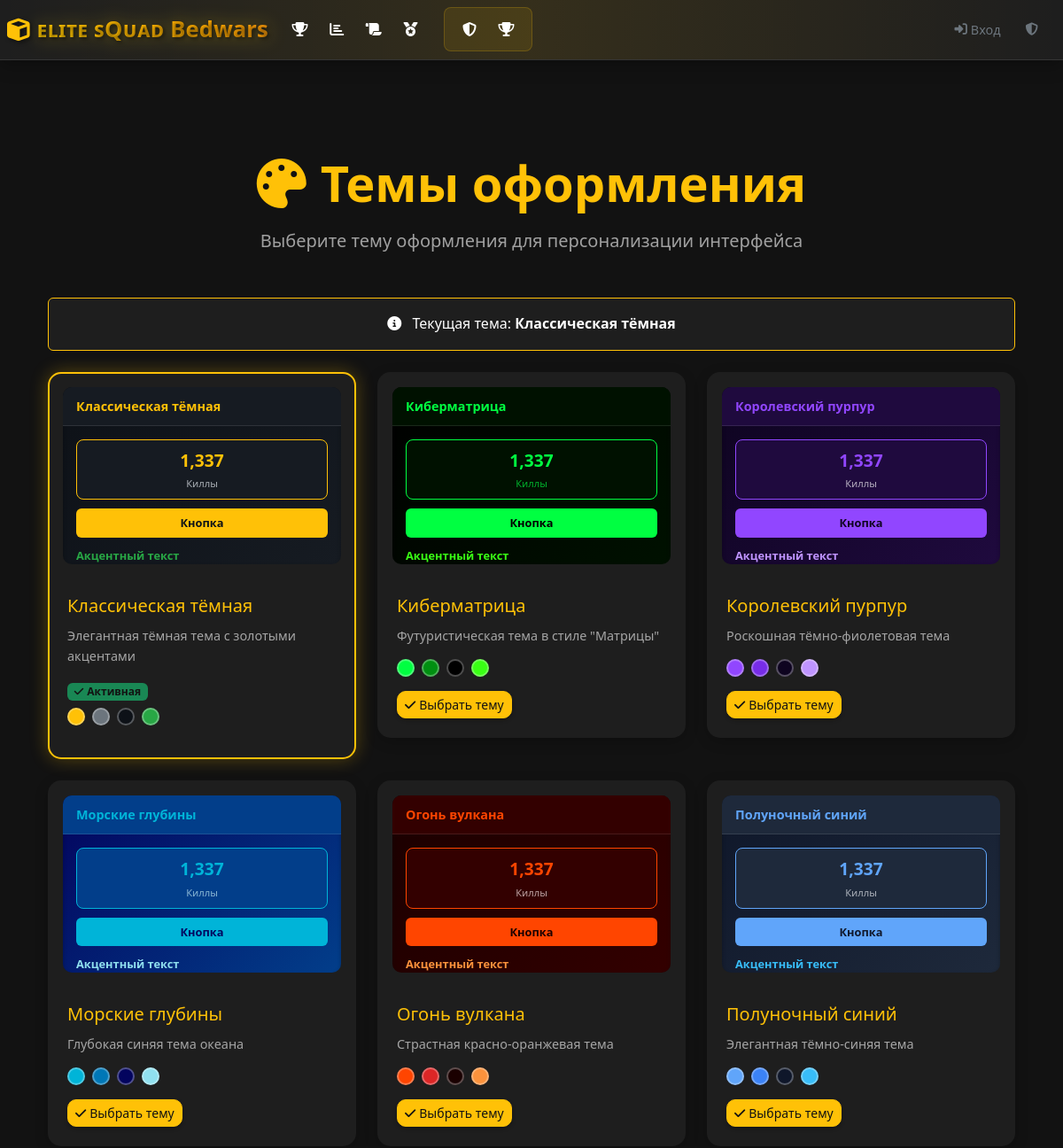
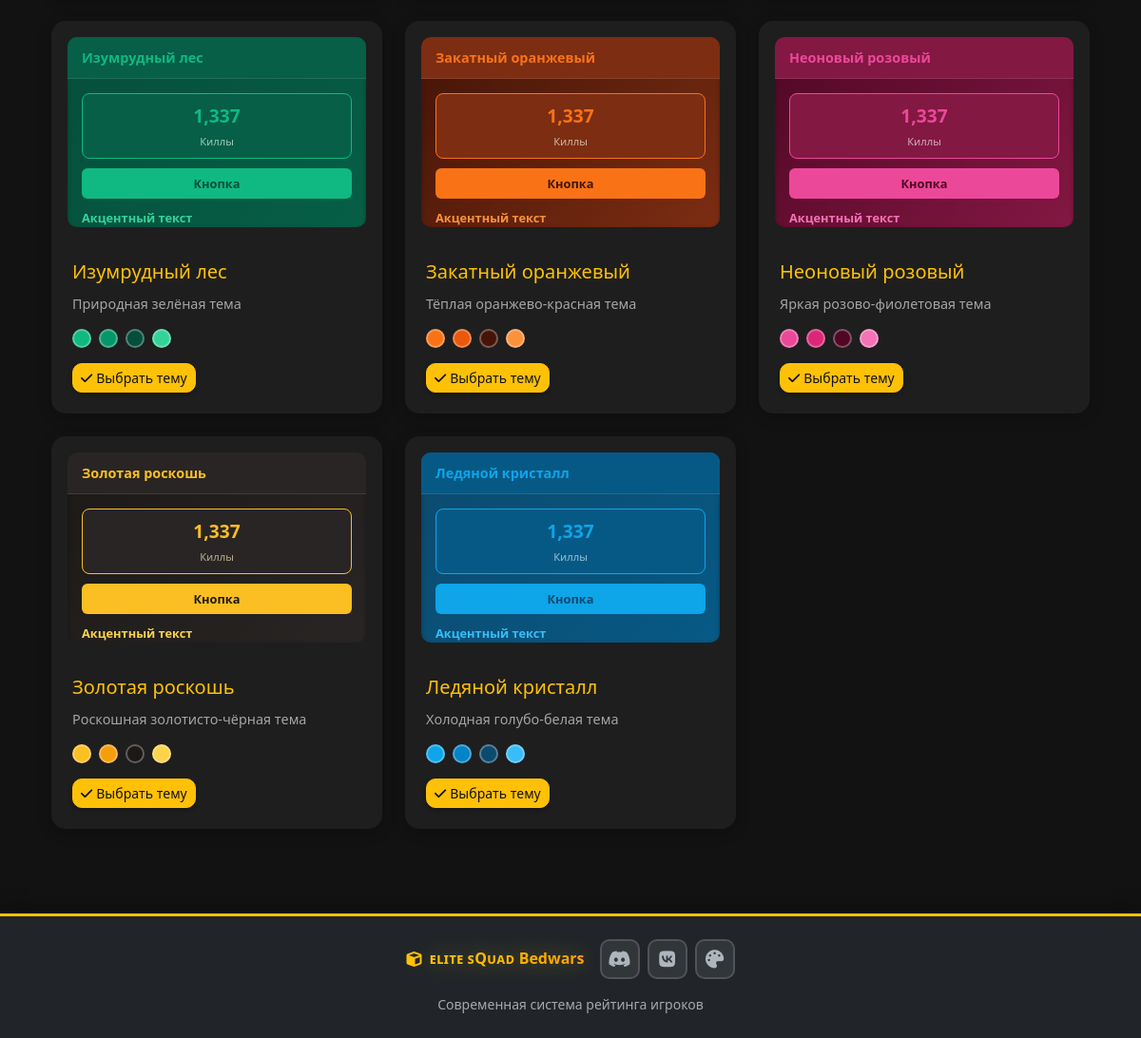
Page /themes on the committed database (2 pictures, top to bottom).
### models.py (models this page shows, shortened)
class SiteTheme(db.Model):
    id = db.Column(db.Integer, primary_key=True)
    name = db.Column(db.String(50), nullable=False, unique=True)
    display_name = db.Column(db.String(100), nullable=False)
    description = db.Column(db.Text, nullable=True)
    primary_color = db.Column(db.String(7), default='#ffc107')
    secondary_color = db.Column(db.String(7), default='#6c757d')
    background_color = db.Column(db.String(7), default='#1a1a1a')
    card_background = db.Column(db.String(7), default='#2d2d2d')
    text_color = db.Column(db.String(7), default='#ffffff')
    accent_color = db.Column(db.String(7), default='#ffaa00')
    is_active = db.Column(db.Boolean, default=True)
    is_default = db.Column(db.Boolean, default=False)
    created_at = db.Column(db.DateTime, default=datetime.utcnow)

### routes.py (the view, shortened to what this page needs)
@app.route('/themes')
def themes():
    try:
        try:
            if SiteTheme.query.count() == 0:
                SiteTheme.create_default_themes()
        except Exception as e:
            app.logger.error(f"Error checking/creating themes: {e}")
            try:
                db.create_all()
                default_theme = SiteTheme(
                    name='default_dark',
                    display_name='Классическая тёмная',
                    description='Элегантная тёмная тема с золотыми акцентами',
                    primary_color='#ffc107',
                    secondary_color='#6c757d',
                    background_color='#0d1117',
                    card_background='#161b22',
                    text_color='#f0f6fc',
                    accent_color='#28a745',
                    is_default=True
                )
                db.session.add(default_theme)
                db.session.commit()
            except Exception as create_error:
                app.logger.error(f"Failed to create default theme: {create_error}")
        try:
            themes = SiteTheme.query.filter_by(is_active=True).all()
        except Exception as e:
            app.logger.error(f"Error querying themes: {e}")
            themes = []
        current_theme = None
        player_nickname = session.get('player_nickname')
        if not current_theme:
            try:
                current_theme = SiteTheme.query.filter_by(is_default=True).first()
                if not current_theme and themes:
                    current_theme = themes[0]
            except Exception as e:
                app.logger.error(f"Error getting default theme: {e}")
        return render_template('themes.html',
                             themes=themes,
                             current_theme=current_theme)
    except Exception as e:
        app.logger.error(f"Critical error in themes route: {e}")
        flash('Временная проблема с темами. Попробуйте позже.', 'error')
        return redirect(url_for('index'))

### templates/themes.html (shortened to what this page needs)
{% extends "base.html" %}
{% block content %}
<div class="container-fluid py-4">
    <div class="themes-header text-center mb-5">
        <h1 class="display-4 fw-bold text-warning mb-3">
            <i class="fas fa-palette me-3"></i>Темы оформления
        </h1>
        <p class="lead text-muted">Выберите тему оформления для персонализации интерфейса</p>
    </div>
    {% if current_theme %}
    <div class="current-theme-info text-center mb-4">
        <div class="alert alert-info">
            <i class="fas fa-info-circle me-2"></i>
            Текущая тема: <strong>{{ current_theme.display_name }}</strong>
        </div>
    </div>
    {% endif %}
    <div class="themes-grid">
        <div class="row g-4">
            {% for theme in themes %}
            <div class="col-12 col-md-6 col-lg-4">
                <div class="theme-card {{ 'active' if current_theme and theme.id == current_theme.id else '' }}"
                     data-theme-id="{{ theme.id }}">
                    <div class="theme-preview"
                         style="background: linear-gradient(135deg, {{ theme.background_color }} 0%, {{ theme.card_background }} 100%);">
                        <div class="theme-preview-header"
                             style="background: {{ theme.card_background }}; color: {{ theme.text_color }};">
                            <div class="preview-title" style="color: {{ theme.primary_color }};">
                                {{ theme.display_name }}
                            </div>
                        </div>
                        <div class="theme-preview-content" style="color: {{ theme.text_color }};">
                            <div class="preview-stat-card"
                                 style="background: {{ theme.card_background }}; border-color: {{ theme.primary_color }};">
                                <div class="preview-stat-number" style="color: {{ theme.primary_color }};">1,337</div>
                                <div class="preview-stat-label" style="color: {{ theme.text_color }}aa;">Киллы</div>
                            </div>
                            <div class="preview-button"
                                 style="background: {{ theme.primary_color }}; color: {{ theme.background_color }};">
                                Кнопка
                            </div>
                            <div class="preview-accent" style="color: {{ theme.accent_color }};">
                                Акцентный текст
                            </div>
                        </div>
                    </div>
                    <div class="theme-info">
                        <h5 class="theme-name">{{ theme.display_name }}</h5>
                        {% if theme.description %}
                        <p class="theme-description text-muted">{{ theme.description }}</p>
                        {% endif %}
                        {% if current_theme and theme.id == current_theme.id %}
                        <div class="badge bg-success mb-2">
                            <i class="fas fa-check me-1"></i>Активная
                        </div>
                        {% endif %}
                        <div class="theme-colors d-flex gap-2 mb-3">
                            <div class="color-swatch" style="background: {{ theme.primary_color }};"
                                 title="Основной цвет"></div>
                            <div class="color-swatch" style="background: {{ theme.secondary_color }};"
                                 title="Второстепенный цвет"></div>
                            <div class="color-swatch" style="background: {{ theme.background_color }};"
                                 title="Фон"></div>
                            <div class="color-swatch" style="background: {{ theme.accent_color }};"
                                 title="Акцентный цвет"></div>
                        </div>
                        {% if not current_theme or theme.id != current_theme.id %}
                        <form method="POST" action="{{ url_for('select_theme', theme_id=theme.id) }}">
                            <button type="submit" class="btn btn-primary btn-sm">
                                <i class="fas fa-check me-1"></i>Выбрать тему
                            </button>
                        </form>
                        {% endif %}
                    </div>
                </div>
            </div>
            {% endfor %}
        </div>
    </div>
</div>
{% endblock %}

### rows in the picture
SiteTheme: display_name "Классическая тёмная", description "Элегантная тёмная тема с золотыми акцентами", shows "Активная"
SiteTheme: display_name "Киберматрица", description "Футуристическая тема в стиле \"Матрицы\""
SiteTheme: display_name "Королевский пурпур", description "Роскошная тёмно-фиолетовая тема"
SiteTheme: display_name "Морские глубины", description "Глубокая синяя тема океана"
SiteTheme: display_name "Огонь вулкана", description "Страстная красно-оранжевая тема"
SiteTheme: display_name "Полуночный синий", description "Элегантная тёмно-синяя тема"
SiteTheme: display_name "Изумрудный лес", description "Природная зелёная тема"
SiteTheme: display_name "Закатный оранжевый", description "Тёплая оранжево-красная тема"
SiteTheme: display_name "Неоновый розовый", description "Яркая розово-фиолетовая тема"
SiteTheme: display_name "Золотая роскошь", description "Роскошная золотисто-чёрная тема"
SiteTheme: display_name "Ледяной кристалл", description "Холодная голубо-белая тема"
